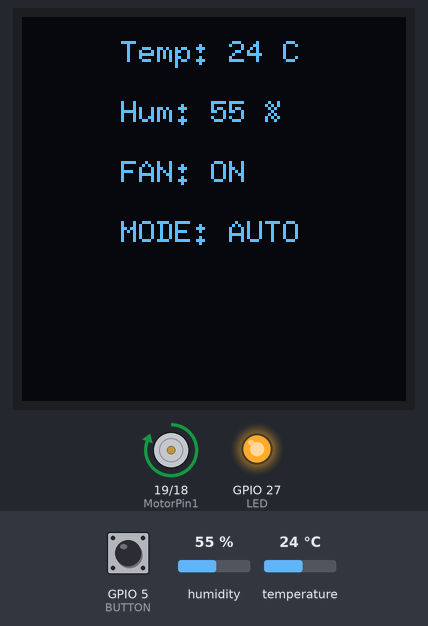
A sketch run on a simulated ESP32. Shown: 128×128 one-colour display, motor-driver pin pairs drawn as motors (green arrow = first pin HIGH = forward, orange = second pin HIGH = backward, longer = more drive), output pins drawn as LEDs (lit = HIGH). The inputs (shaded band) are chosen by the test bench; at power-on: temperature 24 °C, GPIO 5 (BUTTON) HIGH, humidity 55 %.

Above: at 1.2 s.
1.3 s: temperature set to 12 °C
At 1.9 s:
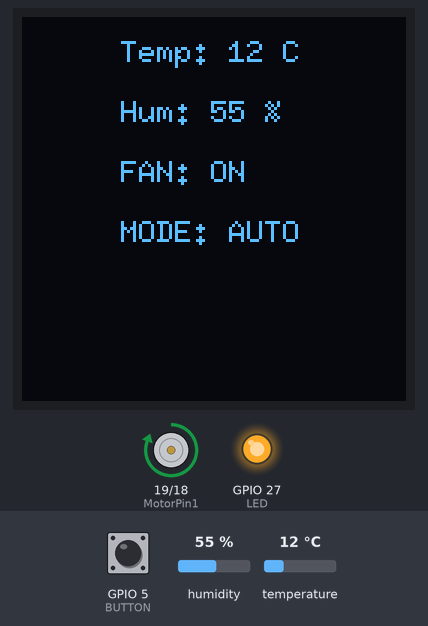
2.9 s: temperature set to 9 °C
At 3.3 s:
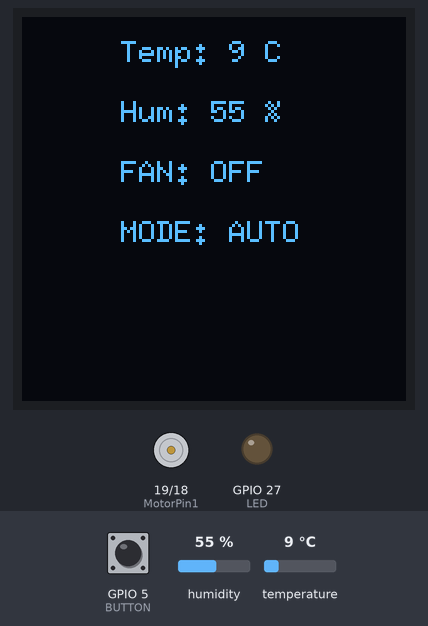
4.5 s: GPIO 5 (BUTTON) pulled LOW for 0.25 s
At 5.5 s:
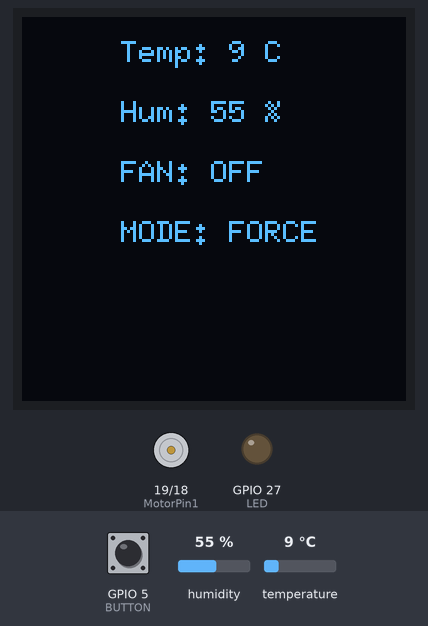
6.5 s: GPIO 5 (BUTTON) pulled LOW for 1 s
At 8.7 s:
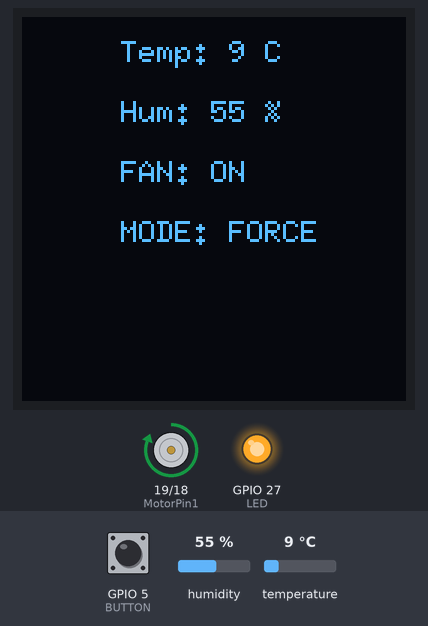
9.0 s: humidity set to 22 %
At 10.1 s:
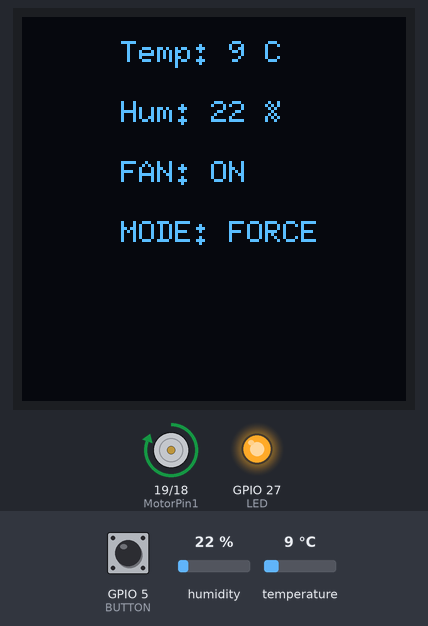
10.5 s: humidity set to 40 %
At 11.4 s:
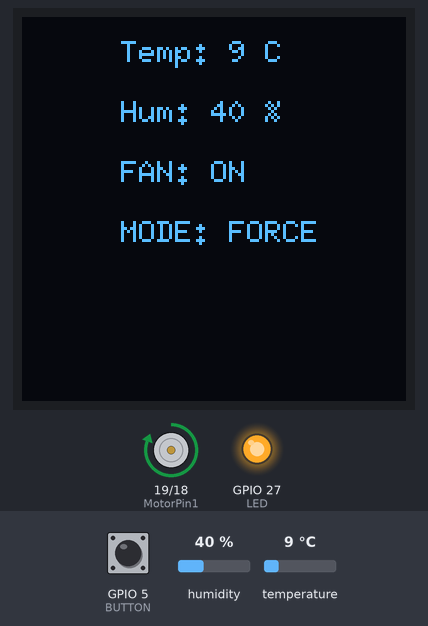
Timing chart, 0 to 13.1 s (numbered marks = the images above; inputs shaded):
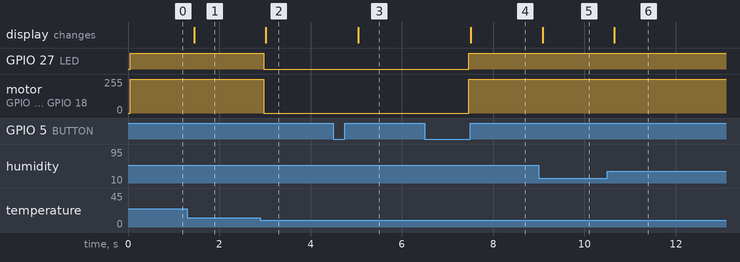

Measured:
- the behaviour switches between 11 and 10 °C on temperature (found by bisection; images 1 and 2)
- after the input at 1.3 s, the display: changes after 0.15 s (image 1)
- after the input at 2.9 s, GPIO 27 (LED): HIGH → LOW after 0.07 s; motor on GPIO 19 (MotorPin1) / GPIO 18 (MotorPin2): forward 255/255 → stopped after 0.07 s; the display: changes after 0.12 s (image 2)
- after the input at 4.5 s, the display: changes after 0.54 s (image 3)
- after the input at 6.5 s, GPIO 27 (LED): LOW → HIGH after 0.96 s; motor on GPIO 19 (MotorPin1) / GPIO 18 (MotorPin2): stopped → forward 255/255 after 0.96 s; the display: changes after 1.0 s (image 4)
- after the input at 9.0 s, the display: changes after 0.08 s (image 5)
- after the input at 10.5 s, the display: changes after 0.15 s (image 6)

The sketch:

Scenario-Temperature-and-Moist.ino
```cpp
#include <Wire.h>
#include <U8g2lib.h>
#include <dht11.h>

#define DHT11PIN 17
#define LED 27
#define BUTTON 5

#define MotorPin1 19
#define MotorPin2 18

dht11 DHT11;

U8G2_SH1107_128X128_F_HW_I2C u8g2(U8G2_R0, U8X8_PIN_NONE);


void setTextSize(float sizeLevel) {
  if (sizeLevel <= 1.0) u8g2.setFont(u8g2_font_6x10_tr);
  else if (sizeLevel <= 1.5) u8g2.setFont(u8g2_font_ncenB14_tr);
  else if (sizeLevel <= 2.5) u8g2.setFont(u8g2_font_logisoso20_tr);
  else u8g2.setFont(u8g2_font_logisoso28_tr);
}

char tempStr[25];
char humStr[25];
char fanStr[20];
char modeStr[20];

bool forceMode = false;
bool fanState = false;

bool lastButtonState = HIGH;
unsigned long pressStart = 0;
bool buttonHeld = false;

void setup() {
  u8g2.begin();

  pinMode(LED, OUTPUT);
  pinMode(MotorPin1, OUTPUT);
  pinMode(MotorPin2, OUTPUT);
  pinMode(BUTTON, INPUT_PULLUP);

  digitalWrite(MotorPin1, LOW);
  digitalWrite(MotorPin2, LOW);
}

void loop() {

  bool buttonState = digitalRead(BUTTON);

  // ---- BUTTON PRESS START ----
  if (lastButtonState == HIGH && buttonState == LOW) {
    pressStart = millis();
    buttonHeld = false;
  }

  // ---- BUTTON HOLD DETECT ----
  if (buttonState == LOW && !buttonHeld) {
    if (millis() - pressStart >= 800) {   // hold threshold
      buttonHeld = true;

      if (forceMode) {
        fanState = !fanState;  // manual toggle in FORCE mode
      }
    }
  }

  // ---- BUTTON RELEASE ----
  if (lastButtonState == LOW && buttonState == HIGH) {

    if (!buttonHeld) {
      forceMode = !forceMode;
    }
  }

  lastButtonState = buttonState;


  int Temperature;
  int Humidity;

  DHT11.read(DHT11PIN);
  Temperature = DHT11.temperature;
  Humidity = DHT11.humidity;


  if (!forceMode) {
    if (Temperature > 10) fanState = true;
    else fanState = false;
  }


  if (fanState) {
    digitalWrite(LED, HIGH);
    digitalWrite(MotorPin1, HIGH);
    digitalWrite(MotorPin2, LOW);
    sprintf(fanStr, "FAN: ON");
  } else {
    digitalWrite(LED, LOW);
    digitalWrite(MotorPin1, LOW);
    digitalWrite(MotorPin2, LOW);
    sprintf(fanStr, "FAN: OFF");
  }


  if (forceMode) sprintf(modeStr, "MODE: FORCE");
  else sprintf(modeStr, "MODE: AUTO");


  sprintf(tempStr, "Temp: %d %cC", Temperature, 176);
  sprintf(humStr, "Hum: %d %%", Humidity);

  u8g2.clearBuffer();

  setTextSize(1);
  u8g2.drawStr(33, 15, tempStr);
  u8g2.drawStr(33, 35, humStr);
  u8g2.drawStr(33, 55, fanStr);
  u8g2.drawStr(33, 75, modeStr);

  u8g2.sendBuffer();

  delay(150);
}
```
